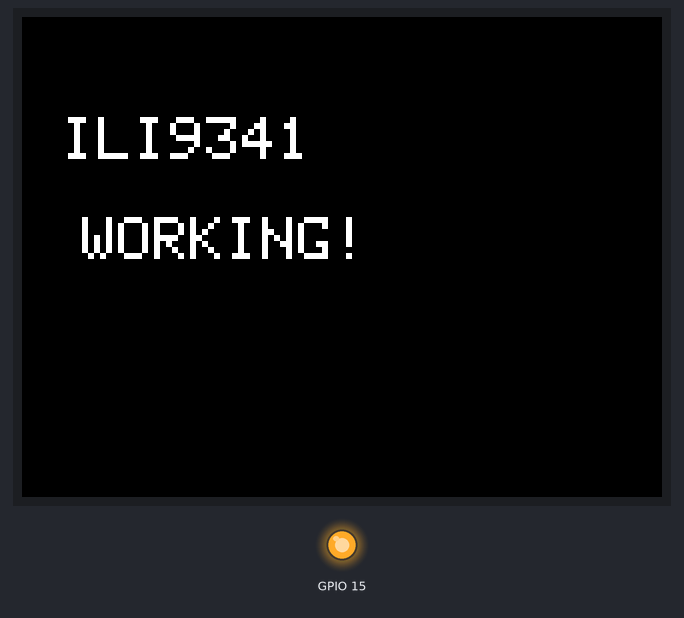
A program run on a simulated ESP32. On the bench: 320×240 colour display, output pins drawn as LEDs (lit = HIGH).

Above: at 3.5 s.

Measured:
- what the display in image 0 shows lasts 2.0 s, from 3.5 s to 5.5 s

The program:

main.cpp
```cpp
#include <Arduino.h>
#include <TFT_eSPI.h>
TFT_eSPI tft = TFT_eSPI();

void setup() {
  pinMode(15, OUTPUT);
  digitalWrite(15, HIGH); // Backlight

  tft.init();
  tft.setRotation(1);

  tft.fillScreen(TFT_RED);
  delay(1000);

  tft.fillScreen(TFT_GREEN);
  delay(1000);

  tft.fillScreen(TFT_BLUE);
  delay(1000);

  tft.fillScreen(TFT_BLACK);
}

void loop() {
  tft.setTextColor(TFT_WHITE, TFT_BLACK);
  tft.setTextSize(3);
  tft.setCursor(20, 50);
  tft.println("ILI9341");
  tft.setCursor(30, 100);
  tft.println("WORKING!");

  delay(2000);

  tft.fillScreen(TFT_BLACK);
  delay(500);
}
```
